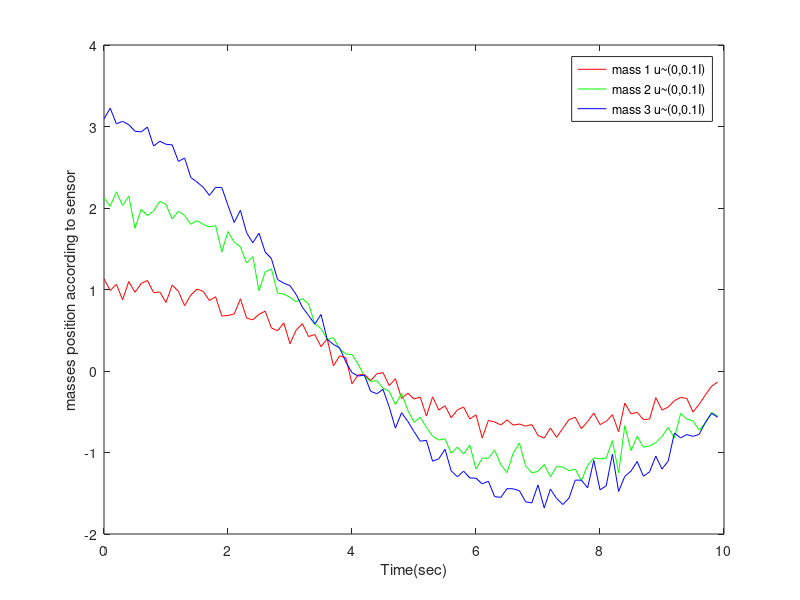
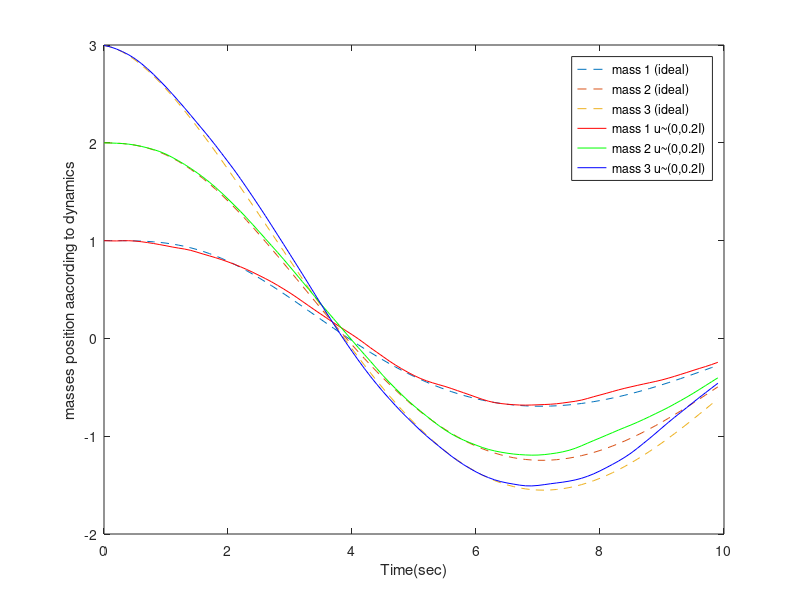

Write MATLAB code to recreate these figures, in order.

clc;
clear;
%----------------------------problem 2-------------------------------------
A_c = [0 0 0 1 0 0; 0 0 0 0 1 0; 0 0 0 0 0 1; -2 1 0 -1.6 0.8 0; 1 -2 1 0.8 -1.6 0.8; 0 1 -1 0 0.8 -0.8];
B_c = [0 0 0; 0 0 0; 0 0 0; 1 0 0; 0 1 0; 0 0 1];
C_c = [1 0 0 0 0 0 ;0 1 0 0 0 0 ; 0 0 1 0 0 0];

dT = 0.1;
A_d = expm(A_c * dT);
B_d = (expm(A_c * dT) - eye(6))*inv(A_c)*B_c;

sigma_u = [0.2 0;0 0.2];
sigma_v = [0.1 0;0 0.1];

P0 = blkdiag(eye(3), 0.1*eye(3));
%-------------------discrete time system simulation------------------------
x0 =[1 2 3 0 0 0]';
x_k = x0;
x_k1 = x_k;
u=[0 0 0]';
xp = zeros(6,100);
xp(:,1) = x_k;

for n = 0:99
x_k = x_k1;
x_k1 = A_d * x_k + B_d*u;
xp(:,n+1) = x_k1;
end

x2_k = x0;
x2_k1 = x2_k;
xp2 = zeros(6,100);
xp2(:,1) = x2_k;

y = zeros(3,100);

for n = 0:99
urandv = normrnd(0,0.1*eye(3));
ukv=[urandv(1,1);urandv(2,2);urandv(3,3)];
y(:,n+1) = C_c * x2_k + ukv ;

x2_k = x2_k1;
urandu = normrnd(0,0.2*eye(3));
uku=[urandu(1,1);urandu(2,2);urandu(3,3)];
x2_k1 = A_d*x2_k + B_d*uku;
xp2(:,n+1) = x2_k1;
end

t=0:dT:10-0.1;


figure
h0 = plot(t, y(1,:),'r',t, y(2,:),'g',t, y(3,:),'b');
xlabel('Time(sec)');
ylabel('masses position according to sensor');
legend('mass 1 u~(0,0.1I)','mass 2 u~(0,0.1I)','mass 3 u~(0,0.1I)');

figure
h1 = plot(t, xp(1,:), '--', t, xp(2,:),'--',t, xp(3,:), '--', t, xp2(1,:), 'r', t, xp2(2,:),'g', t, xp2(3,:),'b');
xlabel('Time(sec)');
ylabel('masses position aacording to dynamics');
legend('mass 1 (ideal)','mass 2 (ideal)','mass 3 (ideal)','mass 1 u~(0,0.2I)','mass 2 u~(0,0.2I)','mass 3 u~(0,0.2I)');
